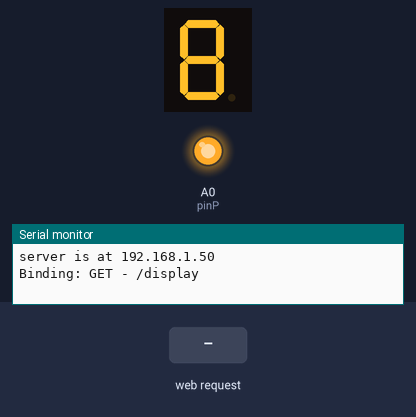
The sketch below on a simulated Arduino Uno, built with avr-gcc and run on an emulated ATmega328P. On the bench: 1-digit seven-segment display, output pins drawn as LEDs (lit = HIGH), the last lines printed to the serial monitor. Wiring (inferred from the names in the program): 1-digit 7-segment display, segments lit when LOW: segments pin 2, pin 3, pin 5, pin 6, pin 7, pin 8, pin 9. The inputs (shaded band) are chosen by the test bench. WiFi joins after 1.5 s; servers stay silent unless stated; the segment pins are drawn as the display they are named for; pins used as bus, display or sensor lines are not drawn.

Above: at 6.5 s.
6.6 s: HTTP request GET /display received
At 6.93 s:
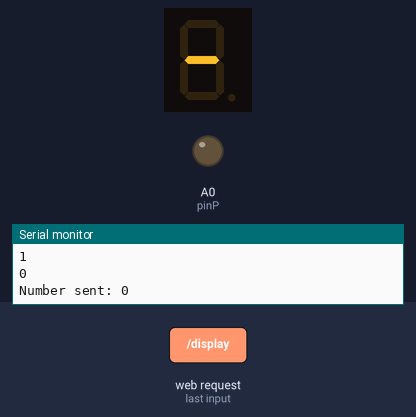
At 7.28 s:
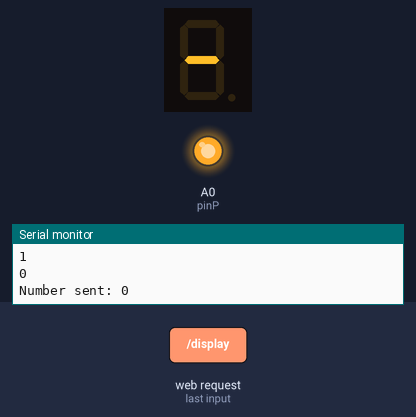
Timing chart, 0 to 15.3 s (numbered marks = the images above; inputs shaded):
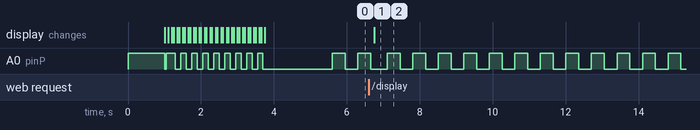

Measured:
- after the input at 6.6 s, the display: changes after 0.16 s (image 1)
- by itself, A0 (pinP): repeats every 0.70 s: HIGH 0.35 s, LOW 0.35 s

The sketch:

AnalogSingleDisplay.ino
```cpp
#include <SPI.h>
#include <Ethernet.h>
#include <Servo.h>
#include "restArdueasy.h"

// Enter a MAC address and IP address for your controller below.
// The IP address will be dependent on your local network:
byte mac[] = { 0x90, 0xA2, 0xDA, 0x0D, 0xA8, 0x38 };
IPAddress ip(192,168,147,19);
EthernetServer server(80);

char pinP = A0;
char pinA = 2;
char pinB = 3;
char pinC = 5;
char pinD = 6;
char pinE = 7;
char pinF = 8;
char pinG = 9;

char pins[8] = {pinP, pinA, pinB, pinC, pinD, pinE, pinF, pinG};

int NUMBERS[10][8] = {{0,1,1,1,1,1,1,0}, //0
                      {0,0,1,1,0,0,0,0}, //1
                      {0,1,1,0,1,1,0,1}, //2
                      {0,1,1,1,1,0,0,1}, //3
                      {0,0,1,1,0,0,1,1}, //4
                      {0,1,0,1,1,0,1,1}, //5
                      {0,1,0,1,1,1,1,1}, //6
                      {0,1,1,1,0,0,0,0}, //7
                      {0,1,1,1,1,1,1,1}, //8
                      {0,1,1,1,1,0,1,1} //9
                      };

int LETTERS[10][8] = {{0,1,1,1,0,1,1,1}, //A
                      {0,0,0,1,1,1,1,1}, //B
                      {0,1,0,0,1,1,1,0}, //C
                      {0,0,1,1,1,1,0,1}, //D
                      {0,1,0,0,1,1,1,1}, //E
                      {0,1,0,0,0,1,1,1}, //F
                      };


void setup() {

  beginDisplay();

  beginSerial();
  beginEthernet(mac, ip, server);

  bind ("GET", "/display", &setDisplay);

}

void beginDisplay() {
  for (int i=0; i < 8; i++) {
    pinMode(pins[i], OUTPUT);
  }

  int initializeHIGH[8] = {1,1,1,1,1,1,1};

  showInitialization();
}

void loop() {
  restLoop(server);

  waiting();

/*  for (int i = 0; i < 10; i++) {
    showDisplay(NUMBERS[i], 250);
  }
  for (int i = 0; i < 10; i++) {
    showDisplay(LETTERS[i], 250);
  }*/
}

void prepareChange() {
  for (int i = 0; i < 3; i++) {
    delay(100);
    changeSegment(0, 0);
    delay(100);
    changeSegment(0, 1);
  }
}

void setDisplay(EthernetClient client, RequestParameter p) {
  char charBuf[10];
  int number;
  p.value.toCharArray(charBuf, 10);
  number = atoi(charBuf);

  if (number < 0) {
     resetDisplay();
  } else {
    showDisplay(NUMBERS[number], 50);
  }

  Serial.print("Number sent: ");
  Serial.println(number);
  httpOK(client);
}


void httpOK(EthernetClient client){
  client.println("HTTP/1.1 200 OK");
  client.println("Content-Type: text/html");
  client.println("Access-Control-Allow-Origin: *");
  client.println("Connection: close");  // the connection will be closed after completion of the response
  client.println();
}

void waiting() {
  delay(300);
  changeSegment(0, 1);
  delay(300);
  changeSegment(0, 0);
}

void showInitialization() {

  //Set all pins to HIGH
  for (int i=0; i < 8; i++) {
    digitalWrite(pins[i], 1);
  }

  delay(1000);

  resetDisplay();

  //round and round
  changeSegment(7, 0);
  changeSegment(0, 1);

  for (int r = 0; r < 3; r++) {

    for (int i=1; i < 7; i++) {
      if (i == 1) {
        changeSegment(i, 1);
      } else {
        changeSegment(i-1, 0);
        changeSegment(i, 1);
      }

      if (i % 2) {
        changeSegment(0, 1);
      } else {
        changeSegment(0, 0);
      }
    }

    changeSegment(6, 0);
  }
}

void resetDisplay() {
  //Set all pins to LOW
  for (int i=0; i < 8; i++) {
    digitalWrite(pins[i], 0);
  }
}

void showDisplay(int display[], int d) {
//  long beginTime = millis();

  //Set all pins to ZERO
  for (int i=0; i < 8; i++) {
    digitalWrite(pins[i], 0);
  }

  delay(d);

  if (display != 0) {
    //Write the given values
    for (int i=0; i < 8; i++) {
      Serial.println(display[i]);
      digitalWrite(pins[i], display[i]);
    }
  }
//  delayMicroseconds(500);
  delay(d);

//  while((millis() - beginTime) < 10) ;
}

void changeSegment(int seg, int value) {
  digitalWrite(pins[seg], value);
  delay(50);
}
```

restArdueasy.h
```cpp
#include "structs.h"

void bind ( String method, String uri, void (*f)(EthernetClient, RequestParameter) );

void parseHeader(EthernetClient client);

void beginSerial();

void beginEthernet(byte mac[], IPAddress ip, EthernetServer svr);

void restLoop(EthernetServer server);
```

restArdueasy.ino
```cpp
#include "structs.h"


void beginSerial() {
  // Open serial communications and wait for port to open:
  Serial.begin(9600);
  while (!Serial) {}
}


void restLoop(EthernetServer server) {
  // listen for incoming clients
  EthernetClient client = server.available();
  if (client) {
    parseHeader(client);
    delay(1);
    client.stop();
  }
}

void beginEthernet(byte mac[], IPAddress ip, EthernetServer svr){
  // start the Ethernet connection and the server:
  Ethernet.begin(mac);
  svr.begin();
  Serial.print("server is at ");
  Serial.println(Ethernet.localIP());
}

boolean EOL(char buffer[]) {
  return (buffer[0] == '\r' && buffer[1] == '\n');
}

boolean EOH(char buffer[]) {
  return (buffer[0] == '\r' && buffer[1] == '\n' && buffer[2] == '\r' && buffer[3] == '\n');
}

String hashUri(String method, String uri) {
  return method + ':' + uri;
}

void (*bindedFunction[16])(EthernetClient, RequestParameter);
String bindedURI[16];
int bindCount = 0;


void bind ( String method, String uri, void (*f)(EthernetClient, RequestParameter) ) {
  Serial.println("Binding: " + method + " - " + uri);
  bindedFunction[bindCount] = f;
  bindedURI[bindCount] = hashUri(method, uri);
  bindCount = bindCount + 1;
}

void updateBuffer(char b[], char c) {
  b[0] = b[1];
  b[1] = b[2];
  b[2] = b[3];
  b[3] = c;
}

String parseHTTPField(EthernetClient client, char delimiter) {
  char buffer[4];
  String parameter = String();
  while (client.connected() && client.available() && !EOL(buffer)) {
    char c = client.read();
    if(c == delimiter) break;
    updateBuffer(buffer, c);
    parameter += c;
  }
  return parameter;
}

String parseHTTPMethod(EthernetClient client) {
  return parseHTTPField(client, ' ');

}

String parseRequestURI(EthernetClient client, RequestParameter &parameter) {
  String completeURI = parseHTTPField(client, ' ');
  if(completeURI.indexOf('?') != -1){
      parameter.name = completeURI.substring(completeURI.indexOf('?') + 1);
      parameter.value = parameter.name.substring(parameter.name.indexOf('=') + 1);
      parameter.name = parameter.name.substring(0,parameter.name.indexOf('='));
  }
  return completeURI.substring(0,completeURI.indexOf('?'));
}


void parseHeader(EthernetClient client) {
  String method = parseHTTPMethod(client);
  RequestParameter *p = new RequestParameter;
  String uri = parseRequestURI(client, *p);
  Serial.println("New Request => " + method + ':' + uri + " => " + p->name + " = " + p->value);

  for(int i = 0; i < bindCount; i++){
    if (bindedURI[i] == hashUri(method, uri)) {
      bindedFunction[i](client, *p);
    }
  }

  delete p;
}
```

structs.h
```cpp
#ifndef __struct_h__
#define __struct_h__

struct RequestParameter {
  String name;
  String value;
};

#endif
```
